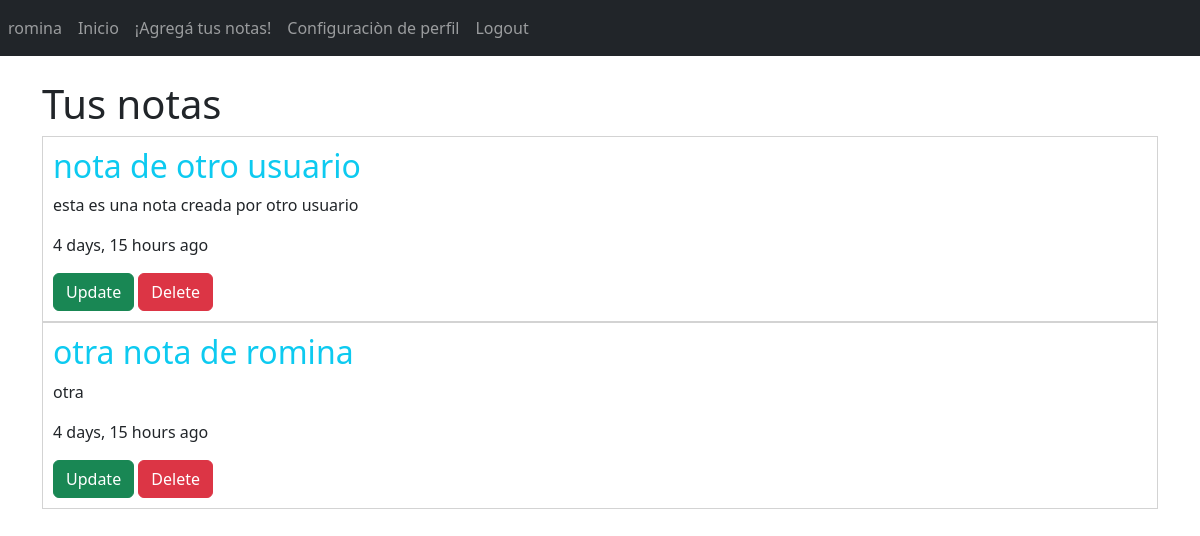
Screenshot of /notas/ (signed in) with the database file from the repository.
### AppNotas/models.py (models this page shows, shortened)
class Nota(models.Model):
    titulo = models.CharField(max_length = 200)
    cuerpo = models.CharField(max_length = 500)
    autor = models.ForeignKey(User, on_delete=models.CASCADE)
    etiqueta = models.ForeignKey(Etiqueta, on_delete=models.CASCADE, null=True)
    fecha_creacion = models.DateTimeField(auto_now_add=True)
    fecha_actualizada = models.DateTimeField(auto_now=True)
    class Meta:
        ordering = ['fecha_actualizada']

### AppNotas/views.py (the view)
# urls.py: path('notas/', inicio_nota, name = 'Notas'),
@login_required
def inicio_nota(request):
    usuario=request.user.id
    notas = Nota.objects.filter(autor=usuario)
    return render(request, 'notas_inicio.html',{'notas': notas})

### AppNotas/templates/notas_inicio.html
{% extends 'base.html' %}
{% load humanize %}
{% block body %}
{% if notas %}
<div class="container">
    <br>
    <h1>Tus notas</h1>
    <div class="notes">
        {% for nota in notas %}
        <div class="note">
            <h2 class="text-info">{{nota.titulo}}</h2>
            <p>{{nota.cuerpo}}</p>
            <p>{{nota.fecha_actualizada|naturaltime}}</p>
            <div class="options">
                <a href="{% url 'Editado-Notas' nota.id %}" class="btn btn-success">Update</a>
                <a href="{% url 'Borrar-Notas' nota.id %}" class="btn btn-danger">Delete</a>
            </div>
        </div>
        {% endfor %}
    </div>
</div>
{% else %}
<div class="container">
    <h1>Todavia no tienes notas creadas...</h1>
    <br>
    <a class="btn btn-dark btn-lg starting-btn" href="{% url 'Agregado-Notas' %}">Empecemos</a>
</div>
{% endif %}
{% endblock body %}

### AppInicio/templates/base.html (shortened to what this page needs)
<!DOCTYPE html>
<html lang="en">
{% load static %}
<head>
    <link rel="stylesheet" href="https://cdn.jsdelivr.net/npm/bootstrap@5.2.2/dist/css/bootstrap.min.css">
    <link rel="stylesheet" href="{% static 'css/notas.css' %}">
</head>
<body>
    <header>
        <nav class="navbar navbar-expand navbar-dark bg-dark text-center">
            <ul class="nav navbar-nav">
                {% if user.is_authenticated %}
                <li class="nav-item active">
                    <a class="nav-link user-select-none"href="">{{user.username}}</a>
                </li>
                <li class="nav-item active">
                    <a class="nav-link" href="{% url 'Inicio' %}">Inicio</span></a>
                </li>
                <li class="nav-item">
                    <a class="nav-link add" href="{% url 'Agregado-Notas' %}">¡Agregá tus notas!</a>
                </li>
                <li class="nav-item">
                    <a class="nav-link add" href="{% url 'Editar-Usuario' %}">Configuraciòn de perfil</a>
                </li>
                <li class="nav-item">
                    <a class="nav-link add" href="{% url 'Logout' %}">Logout</a>
                </li>
                {% endif %}
            </ul>
        </nav>
    </header>
    {% block body %}
    {% endblock body %}
</body>
</html>

### AppInicio/static/css/notas.css (style rules this page uses)
.note { border: 1px solid lightgray; padding: 10px; }

### rows the page displays
Nota: titulo "nota de otro usuario", cuerpo "esta es una nota creada por otro usuario", fecha_actualizada "4 days, 15 hours ago"
Nota: titulo "otra nota de romina", cuerpo "otra", fecha_actualizada "4 days, 15 hours ago"

### other values shown
{{ user.username }} "romina"
